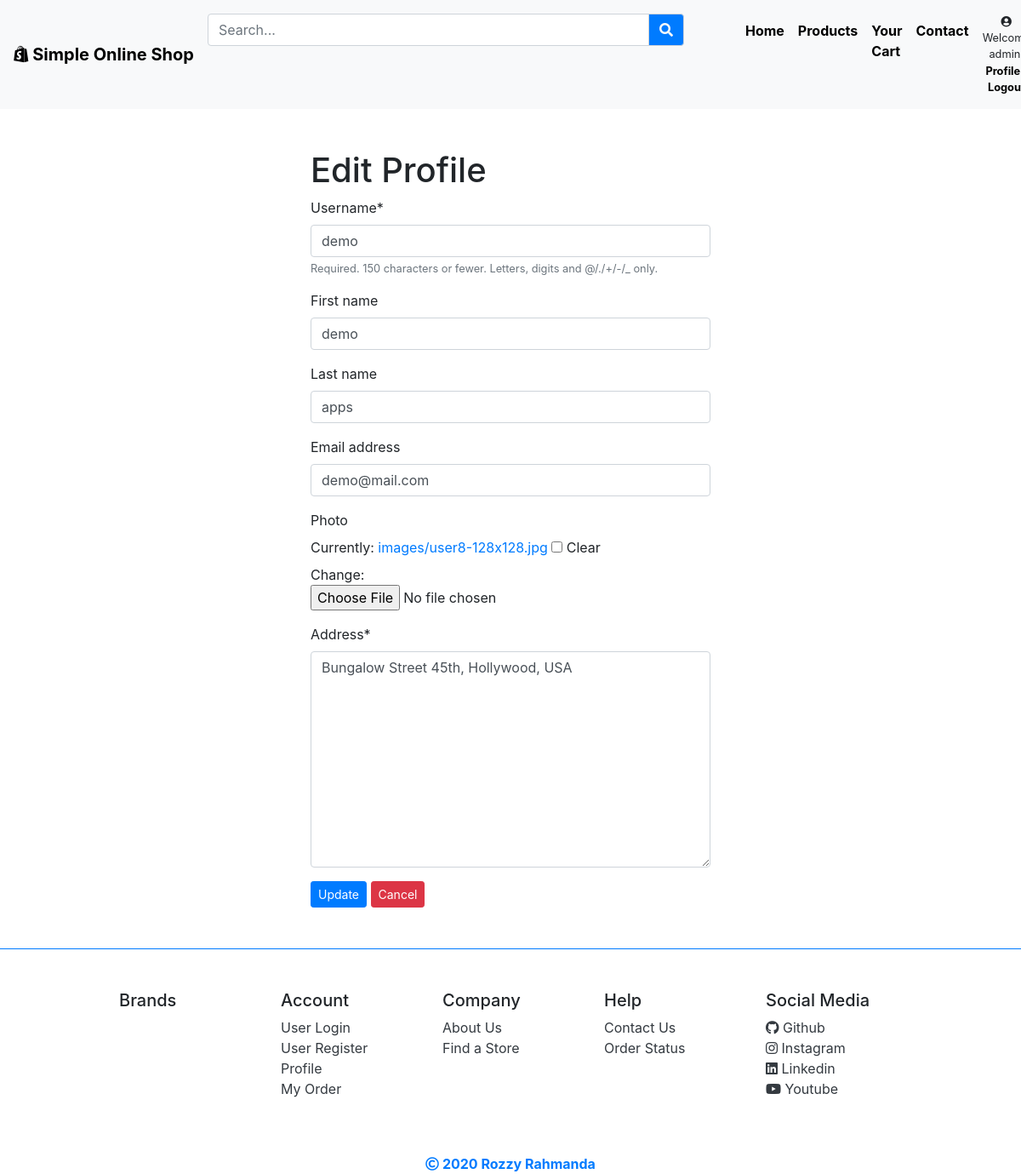
The app's page /profile/edit/3/ (signed in) with its own data.
### users/models.py (models this page shows, shortened)
class Account(AbstractUser):
    photo = models.ImageField(upload_to='images/', blank=True, null=True)
    address = models.TextField()

### products/views.py (the view)
# urls.py: path('profile/edit/<int:pk>/', ProfileEditView.as_view(), name='edit_profile'),
class ProfileEditView(LoginRequiredMixin, UpdateView):
    model = Account
    fields = ['username', 'first_name', 'last_name', 'email', 'photo', 'address']
    template_name = 'account/edit_profile.html'
    success_url = reverse_lazy('profile')
    login_url = 'login'

### products/context_processors.py (called while the page is built)
def brand(request):
    from products.models import Product, Contact
    from django.core.paginator import Paginator
    brand = Product.objects.all().values('brand').order_by('-brand')
    paginator = Paginator(brand, 4)
    page_number = request.GET.get('page')
    page_obj = paginator.get_page(page_number)
    pesan = Contact.objects.order_by('-created_date')
    view_count = 0
    for view_boolean in pesan.values('view'):
        if view_boolean['view'] == True:
            view_count += 1
    return {'brand': page_obj, 'pesan': pesan, 'view_count': view_count }

### templates/account/edit_profile.html (shortened to what this page needs)
{% extends 'base.html' %}
{% load crispy_forms_tags %}
{% block content %}
    <section class="container py-5">
        <div class="form-width">
        <h1>Edit Profile</h1>
        <form enctype="multipart/form-data" method="POST">
            {{ form|crispy }}
            <button type="submit" class="btn btn-primary btn-sm">Update</button>
            <a href="{% url 'profile' %}" class="btn btn-danger btn-sm">Cancel</a>
        </form>
        </div>
    </section>
{% endblock content %}

### templates/base.html (shortened to what this page needs)
{% load static %}
<!DOCTYPE html>
<html lang="en">
<head>
    <link rel="stylesheet" href="https://stackpath.bootstrapcdn.com/bootstrap/4.4.1/css/bootstrap.min.css">
    <link rel="stylesheet" href="{% static 'css/base.css' %}">
    <link rel="stylesheet" href="https://cdnjs.cloudflare.com/ajax/libs/font-awesome/5.13.0/css/all.min.css">
</head>
<body>
    <nav class="navbar navbar-expand-lg bg-light sticky-top">
        <a class="navbar-brand" href="{% url 'home' %}"><i class="fab fa-shopify"></i> Simple Online Shop</a>
        <div class="collapse navbar-collapse" id="navbarSupportedContent">
            <ul class="navbar-nav ml-auto">
                <li class="nav-item mt-2">
                    <form method="GET" action="{% url 'search' %}">
                    <div class="input-group search-width">
                        <input type="text" class="form-control" placeholder="Search..." name='q'>
                        <div class="input-group-append">
                          <button class="input-group-text bg-primary" type="submit" id="basic-addon2"><i class="fa fa-search text-light"></i></button>
                        </div>
                    </div>
                    </form>
                </li>
                {% with url_name=request.resolver_match.url_name %}
                <li class="nav-item mt-2 {% if url_name == 'home' %}active{% endif %}">
                    <a class="nav-link" href="{% url 'home' %}">Home</a>
                </li>
                <li class="nav-item mt-2  {% if url_name == 'product' %}active{% endif %}">
                    <a class="nav-link" href="{% url 'product' %}">Products</a>
                </li>
                {% if user.is_authenticated %}
                <li class="nav-item mt-2 {% if url_name == 'cart' %}active{% endif %}">
                    <a class="nav-link" href="{% url 'cart' %}">Your Cart</a>
                </li>
                {% endif %}
                <li class="nav-item mt-2 {% if url_name == 'contact' %}active{% endif %}">
                    <a class="nav-link" href="{% url 'contact' %}">Contact</a>
                </li>
                <li class="nav-item text-center">
                    {% if user.is_authenticated %}
                        <small class="nav-link">
                            <i class="fa fa-user-circle"></i> Welcome {{ user.username }}! <br>
                            <span><a href="{% url 'profile' %}">Profile</a></span> | <span><a href="{% url 'logout' %}">Logout</a></span>
                        </small>
                    {% else %}
                        <small class="nav-link">
                            <i class="fa fa-user-circle"></i> Welcome guest! <br>
                            <span><a href="{% url 'login' %}">Sign In</a></span> | <span><a href="{% url 'signup' %}">Register</a></span>
                        </small>
                    {% endif %}
                </li>
                {% endwith %}
            </ul>
        </div>
      </nav>
    {% block content %}
    {% endblock content %}
    <footer class="border-top border-primary">
        <div class="container">
        <div class="row py-5">
            <div class="col-sm-1"></div>
            <div class="col-sm-2">
                <h5>Brands</h5>
            </div>
            <div class="col-sm-2">
                <h5>Account</h5>
                <ul class="list-unstyled">
                    <li><a href="{% url 'login' %}" class="text-dark">User Login</a></li>
                    <li><a href="{% url 'signup' %}" class="text-dark">User Register</a></li>
                    {% if user.is_authenticated %}
                        <li><a href="{% url 'profile' %}" class="text-dark">Profile</a></li>
                    <li><a href="{% url 'order' %}" class="text-dark">My Order</a></li>
                    {% endif %}
                </ul>
            </div>
            <div class="col-sm-2">
                <h5>Company</h5>
                <ul class="list-unstyled">
                    <li><a href="#" class="text-dark">About Us</a></li>
                    <li><a href="#" class="text-dark">Find a Store</a></li>
                </ul>
            </div>
            <div class="col-sm-2">
                <h5>Help</h5>
                <ul class="list-unstyled">
                    <li><a href="{% url 'contact' %}" class="text-dark">Contact Us</a></li>
                    <li><a href="#" class="text-dark">Order Status</a></li>
                </ul>
            </div>
            <div class="col-sm-2">
                <h5>Social Media</h5>
                <ul class="list-unstyled">
                    <li><a href="#" class="text-dark"><i class="fab fa-github"></i> Github</a></li>
                    <li><a href="#" class="text-dark"><i class="fab fa-instagram"></i> Instagram</a></li>
                    <li><a href="#" class="text-dark"><i class="fab fa-linkedin"></i> Linkedin</a></li>
                    <li><a href="#" class="text-dark"><i class="fab fa-youtube"></i> Youtube</a></li>
                </ul>
            </div>
            <div class="col-sm-1"></div>
        </div>
        </div>
        <div class="text-center text-primary font-weight-bold">
        <i class="far fa-copyright"></i> 2020 Rozzy Rahmanda
        </div>
    </footer>
</body>
</html>

### static/css/base.css (style rules this page uses)
.form-width { margin-left: 20rem; margin-right: 20rem; }
.search-width { width: 35rem; margin-right: 4rem; }
.navbar-brand { color: black; font-weight: bold; }
.nav-item a { color: black; font-weight: bold; }

### records on screen
Account: username "admin"
Account: username "demo", first_name "demo", last_name "apps", email "demo@mail.com", address "Bungalow Street 45th, Hollywood, USA"
